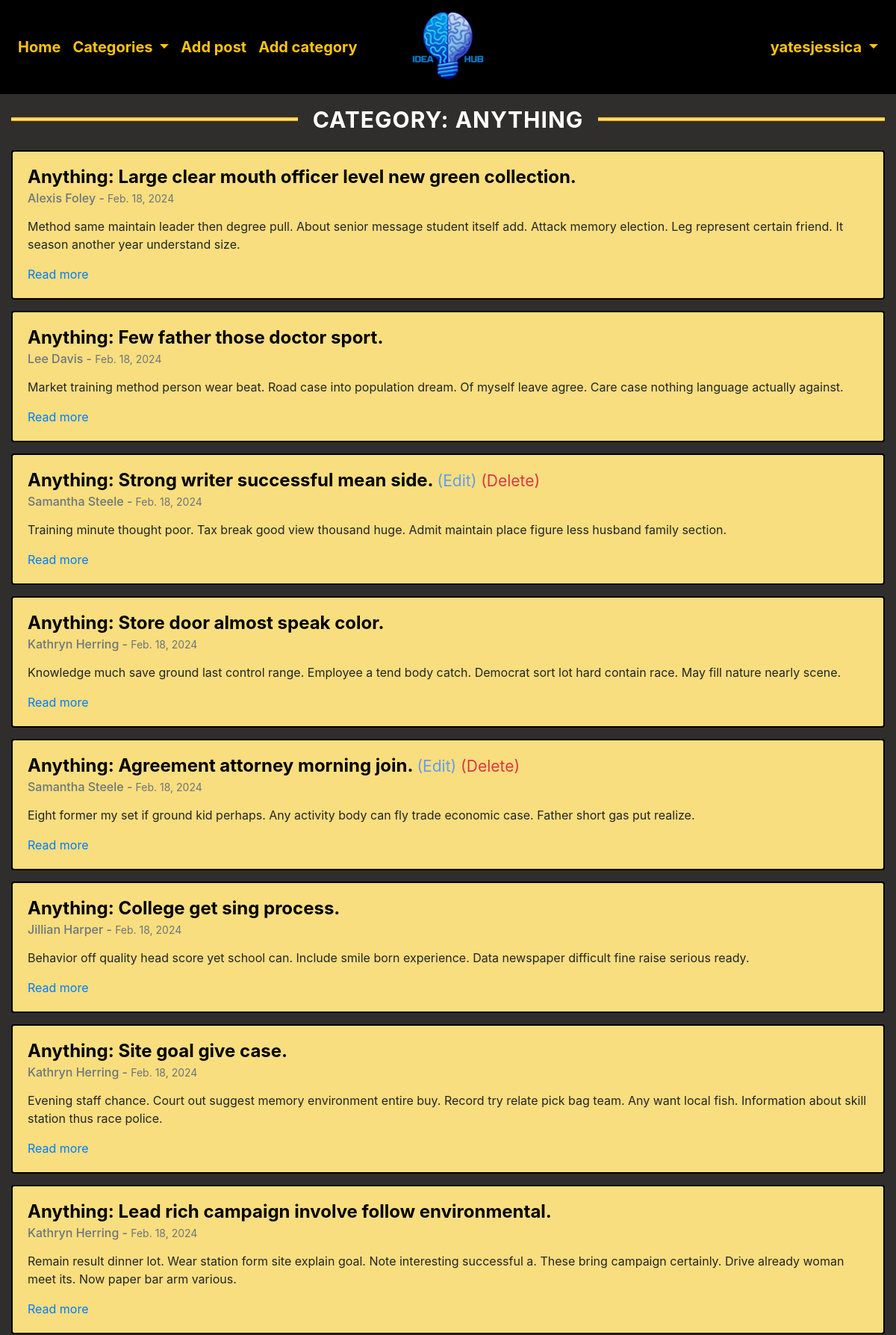
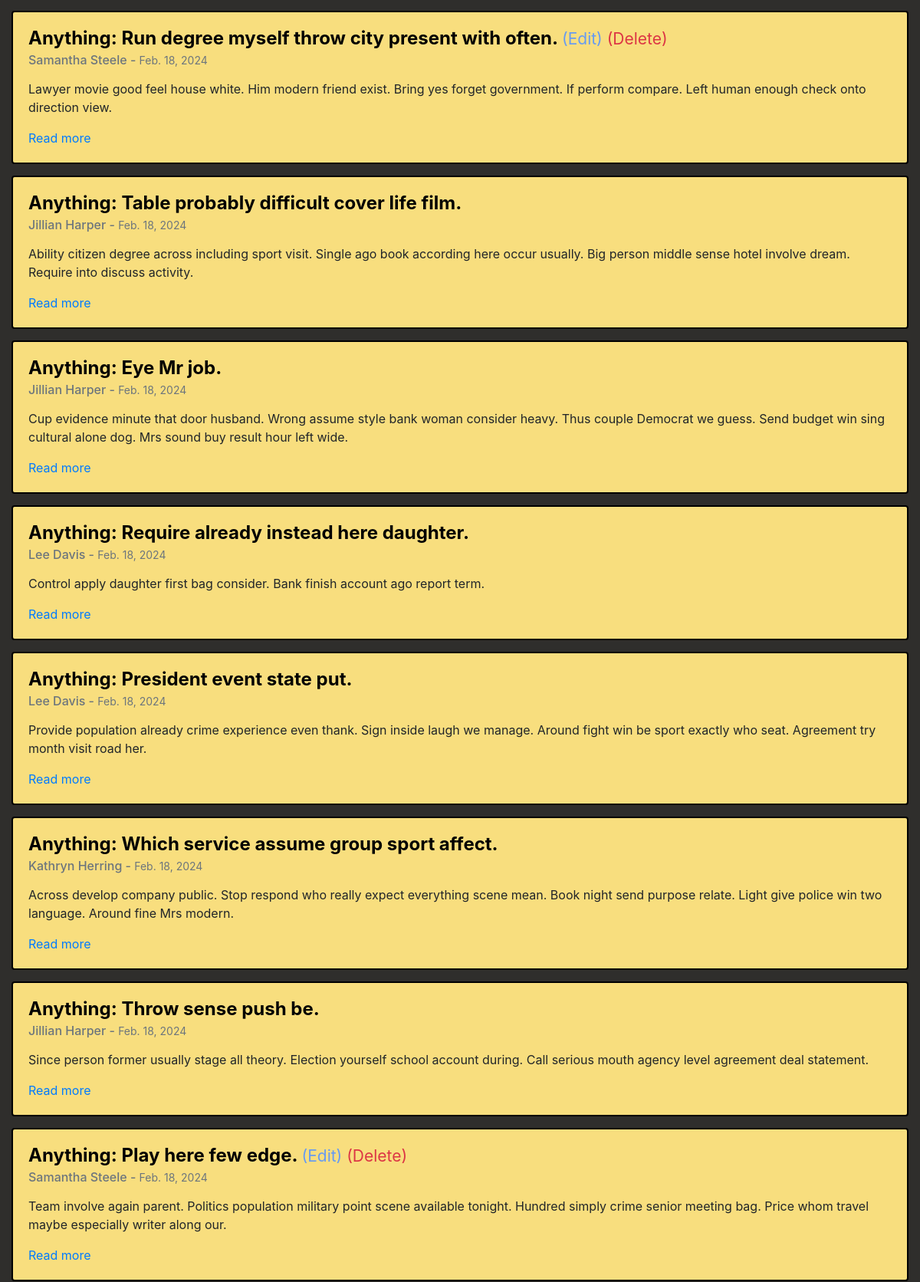
The app's page /kategorija/anything/ (signed in, upper part) with its own data (2 pictures, top to bottom).
### IdeaHub/models.py (models this page shows, shortened)
class Post(models.Model):
    title = models.CharField(max_length=255)
    title_tag = models.CharField(max_length=255, default="IdeaHub")
    header_image = models.ImageField(null=True, blank=True, upload_to="images/")
    author = models.ForeignKey(User, on_delete=models.CASCADE)
    body = models.TextField()
    post_date = models.DateField(auto_now_add=True)
    category = models.CharField(max_length=255, default='undefined')
    likes = models.ManyToManyField(User, related_name="blog_posts") # ManyToMany --> post_id + user_id

### IdeaHub/views.py (the view)
# urls.py: path('kategorija/<str:categories>/', CategoryView, name='category'),
def CategoryView(request, categories):
    category_post = Post.objects.filter(category=categories.replace('-', ' '))
    return render(request, 'category.html', {'categories':categories.title().replace('-', ' '), 'category_post':category_post})

### IdeaHub/context_processors.py (called while the page is built)
def category_menu(request):
    return {'category_menu': Category.objects.all()}

### IdeaHub/models.py (called while the page is built)
    def __str__(self):
        return self.name

### IdeaHub/templates/category.html (shortened to what this page needs)
{% extends "base_generic.html" %}
{% load static %}
        {% block content %}
            {% if category_post %}
                <div class="seven">
                    <h1>Category: {{ categories }}</h1>
                </div>
                {% for post in category_post %}
                    <div class="card">
                        <div class="card-body">
                        {% if user.is_authenticated and user.id == post.author.id %}
                            <h5 class="card-title">
                                <a href="{% url 'IdeaHub:category' post.category|slugify %}" class="category">{{ post.category }}:</a>
                                <a href="{% url 'IdeaHub:idea_detail' post.pk %}">{{ post.title }}</a>
                                <small class="edit"> <a href="{% url 'IdeaHub:update_post' post.pk %}"> (Edit) </a> </small>
                                <small class="delete"> <a href="{% url 'IdeaHub:delete_post' post.pk %}"> (Delete) </a> </small>
                            </h5>
                        {% else %}
                        <h5 class="card-title">
                            <a href="{% url 'IdeaHub:category' post.category|slugify %}" class="category">{{ post.category }}:</a>
                            <a href="{% url 'IdeaHub:idea_detail' post.pk %}">{{ post.title }}</a>
                        </h5>
                        {% endif %}
                        <h6 class="card-subtitle mb-2 text-muted">{{ post.author.first_name }} {{ post.author.last_name }} - <small> {{ post.post_date }} </small> </h6>
                        <p class="card-text">
                            <div class="post-body">
                                {{ post.body|safe }}
                            </div>
                        </p>
                        <a href="{% url 'IdeaHub:idea_detail' post.pk %}" class="card-link">Read more</a>
                        </div>
                    </div>
                {% endfor %}
            {% endif %}
        {% endblock %}

### IdeaHub/templates/base_generic.html (shortened to what this page needs)
{% load static %}
<!doctype html>
<html lang="en">
  <head>
    <link rel="stylesheet" href="https://cdn.jsdelivr.net/npm/bootstrap@4.6.2/dist/css/bootstrap.min.css">
    <link href="https://cdn.quilljs.com/1.3.6/quill.snow.css" rel="stylesheet">
    <link rel="stylesheet" href="https://cdnjs.cloudflare.com/ajax/libs/font-awesome/6.1.1/css/all.min.css">
    <link rel="stylesheet" type="text/css" href="{% static 'style.css' %}">
  </head>
  <body>
    <header>
      <nav class="navbar navbar-expand-lg navbar-dark navbar-custom">
      <div class="collapse navbar-collapse order-lg-1 order-3 navigation-menu">
        <ul class="navbar-nav mr-auto">
          {% if user.is_authenticated %}
            <li class="nav-item">
              <a class="nav-link active" href="{% url 'IdeaHub:homepage' %}">Home</a>
            </li>
            {% if category_menu %}
              <li class="nav-item dropdown">
                <a class="nav-link dropdown-toggle active" href="#" role="button" data-toggle="dropdown" aria-expanded="false">
                  Categories
                </a>
              </li>
            {% endif %}
              <li class="nav-item">
                <a class="nav-link active" href="{% url 'IdeaHub:add_post' %}">Add post</a>
              </li>
              <li class="nav-item">
                <a class="nav-link active" href="{% url 'IdeaHub:add_category' %}">Add category</a>
              </li>
          {% endif %}
        </ul>
      </div>
      <a class="navbar-brand order-1 mr-lg-0" href="{% url 'IdeaHub:homepage' %}">
        <img class="logo" src="{% static "Logo/IdeaHub.png" %}" width="100">
      </a>
        <div class="collapse navbar-collapse order-lg-3 order-4 navigation-menu">
          <ul class="navbar-nav ml-auto">
            {% if user.is_authenticated %}
              <li class="nav-item dropdown">
                <a class="nav-link dropdown-toggle active" href="#" role="button" data-toggle="dropdown" aria-expanded="false">
                  {{ user.username }}
                </a>
              </li>
            {% endif %}
          </ul>
        </div>
      </nav>
</header>
    <div class="container-fluid" style="min-height: 100vh;">
        {% block content %}
        {% endblock %}
    </div>
  </body>
</html>

### static/style.css (style rules this page uses)
@media (min-width:992px) { .navbar-expand-lg .navbar-collapse { width: 100%; } }
.navbar-custom .navbar-nav .nav-link, .navbar-custom .navbar-brand, .navbar-custom .navbar-toggler-icon { color: #FFC40A !important; font-size: 20px; font-weight: bold; }
.navbar-custom { background-color: #000000; }
.container-fluid { display: flex; flex-direction: column; min-height: 100vh; background-color: #2F2E2C; }
.card { background-color: #F8DE7E !important; margin-bottom: 15px; border: 2px solid #000 !important; }
.card-title a { color: #000000; text-decoration: none; }
.card-title .edit a { color: #679BF1; }
.card-title .delete a { color: #dc3545; }
.category { text-transform: capitalize; }
.seven h1 { text-align: center; font-size:30px; font-weight:300; color:white; letter-spacing:1px; text-transform: uppercase; font-weight: bold; padding-top: 20px; display: grid; grid-template-columns: 1fr max-content 1fr; grid-template-rows: 27px 0; grid-gap: 20px; align-items: center; }
.seven h1:after,.seven h1:before { content: " "; display: block; border-bottom: 2px solid #FFC40A; border-top: 2px solid #FFC40A; height: 5px; background-color:white; }
.card-title { font-size: 24px; color: #000000; font-weight: bold; margin-bottom: 10px; }

### records on screen
Post: category "Anything", title "Large clear mouth officer level new green collection.", author.first_name "Alexis", author.last_name "Foley", post_date "Feb. 18, 2024", body "Method same maintain leader then degree pull. About senior message student itself add. Attack memory election. Leg represent certain friend. It season another year understand size."
Post: category "Anything", title "Few father those doctor sport.", author.first_name "Lee", author.last_name "Davis", post_date "Feb. 18, 2024", body "Market training method person wear beat. Road case into population dream. Of myself leave agree. Care case nothing language actually against."
Post: category "Anything", title "Strong writer successful mean side.", author.first_name "Samantha", author.last_name "Steele", post_date "Feb. 18, 2024", body "Training minute thought poor. Tax break good view thousand huge. Admit maintain place figure less husband family section."
Post: category "Anything", title "Store door almost speak color.", author.first_name "Kathryn", author.last_name "Herring", post_date "Feb. 18, 2024", body "Knowledge much save ground last control range. Employee a tend body catch. Democrat sort lot hard contain race. May fill nature nearly scene."
Post: category "Anything", title "Agreement attorney morning join.", author.first_name "Samantha", author.last_name "Steele", post_date "Feb. 18, 2024", body "Eight former my set if ground kid perhaps. Any activity body can fly trade economic case. Father short gas put realize."
Post: category "Anything", title "College get sing process.", author.first_name "Jillian", author.last_name "Harper", post_date "Feb. 18, 2024", body "Behavior off quality head score yet school can. Include smile born experience. Data newspaper difficult fine raise serious ready."
Post: category "Anything", title "Site goal give case.", author.first_name "Kathryn", author.last_name "Herring", post_date "Feb. 18, 2024", body "Evening staff chance. Court out suggest memory environment entire buy. Record try relate pick bag team. Any want local fish. Information about skill station thus race police."
Post: category "Anything", title "Lead rich campaign involve follow environmental.", author.first_name "Kathryn", author.last_name "Herring", post_date "Feb. 18, 2024", body "Remain result dinner lot. Wear station form site explain goal. Note interesting successful a. These bring campaign certainly. Drive already woman meet its. Now paper bar arm various."
Post: category "Anything", title "Run degree myself throw city present with often.", author.first_name "Samantha", author.last_name "Steele", post_date "Feb. 18, 2024", body "Lawyer movie good feel house white. Him modern friend exist. Bring yes forget government. If perform compare. Left human enough check onto direction view."
Post: category "Anything", title "Table probably difficult cover life film.", author.first_name "Jillian", author.last_name "Harper", post_date "Feb. 18, 2024", body "Ability citizen degree across including sport visit. Single ago book according here occur usually. Big person middle sense hotel involve dream. Require into discuss activity."
Post: category "Anything", title "Eye Mr job.", author.first_name "Jillian", author.last_name "Harper", post_date "Feb. 18, 2024", body "Cup evidence minute that door husband. Wrong assume style bank woman consider heavy. Thus couple Democrat we guess. Send budget win sing cultural alone dog. Mrs sound buy result hour left wide."
Post: category "Anything", title "Require already instead here daughter.", author.first_name "Lee", author.last_name "Davis", post_date "Feb. 18, 2024", body "Control apply daughter first bag consider. Bank finish account ago report term."
Post: category "Anything", title "President event state put.", author.first_name "Lee", author.last_name "Davis", post_date "Feb. 18, 2024", body "Provide population already crime experience even thank. Sign inside laugh we manage. Around fight win be sport exactly who seat. Agreement try month visit road her."
Post: category "Anything", title "Which service assume group sport affect.", author.first_name "Kathryn", author.last_name "Herring", post_date "Feb. 18, 2024", body "Across develop company public. Stop respond who really expect everything scene mean. Book night send purpose relate. Light give police win two language. Around fine Mrs modern."
Post: category "Anything", title "Throw sense push be.", author.first_name "Jillian", author.last_name "Harper", post_date "Feb. 18, 2024", body "Since person former usually stage all theory. Election yourself school account during. Call serious mouth agency level agreement deal statement."
Post: category "Anything", title "Play here few edge.", author.first_name "Samantha", author.last_name "Steele", post_date "Feb. 18, 2024", body "Team involve again parent. Politics population military point scene available tonight. Hundred simply crime senior meeting bag. Price whom travel maybe especially writer along our."

### other values on screen
{{ user.username }} "yatesjessica"
{{ categories }} "ANYTHING"
